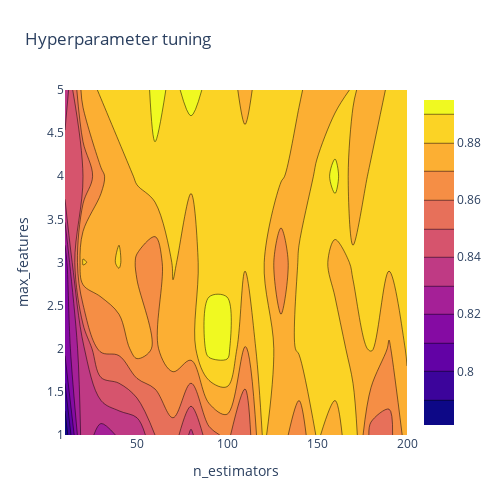

Here is the notebook cell this chart was saved with:
### Markdown cell above
### **2D Contour Plot**

Now, comes the fun part, we will be visualizing the landscape of the 2 hyperparameters that we are tuning and their influence on the accuracy score.

### Code cell
import plotly.graph_objects as go

# X and Y axes labels
layout = go.Layout(
            xaxis=go.layout.XAxis(
              title=go.layout.xaxis.Title(
              text='n_estimators')
             ),
             yaxis=go.layout.YAxis(
              title=go.layout.yaxis.Title(
              text='max_features') 
            ) )

fig = go.Figure(data = [go.Contour(z=z, x=x, y=y)], layout=layout )

fig.update_layout(title='Hyperparameter tuning', autosize=False,
                  width=500, height=500,
                  margin=dict(l=65, r=50, b=65, t=90))

fig.show()

### Figure 1 — Plotly figure (JSON) as saved in the notebook; plotly's stock layout.template omitted (floating-point values rounded to 4 significant figures)
{"data": [{"type": "contour", "x": [10, 20, 30, 40, 50, 60, 70, 80, 90, 100, 110, 120, 130, 140, 150, 160, 170, 180, 190, 200], "y": [1, 2, 3, 4, 5], "z": [[0.7812, 0.8375, 0.825, 0.8313, 0.8313, 0.85, 0.8562, 0.8375, 0.8562, 0.8625, 0.85, 0.8812, 0.875, 0.8625, 0.8812, 0.875, 0.8875, 0.8562, 0.8562, 0.875], [0.8125, 0.8375, 0.8625, 0.8625, 0.875, 0.8688, 0.875, 0.875, 0.8938, 0.8938, 0.8688, 0.8875, 0.875, 0.8812, 0.8875, 0.8875, 0.875, 0.8812, 0.8688, 0.8812], [0.8125, 0.8812, 0.875, 0.8812, 0.8688, 0.8625, 0.8812, 0.875, 0.8875, 0.8875, 0.8812, 0.8812, 0.8625, 0.8812, 0.8875, 0.875, 0.8812, 0.8875, 0.8812, 0.8812], [0.85, 0.85, 0.8688, 0.875, 0.8812, 0.8875, 0.8812, 0.8812, 0.8875, 0.8875, 0.8875, 0.8875, 0.8812, 0.875, 0.8812, 0.8938, 0.875, 0.8812, 0.8812, 0.8875], [0.8313, 0.875, 0.8812, 0.8875, 0.8812, 0.8938, 0.8875, 0.8938, 0.8875, 0.8875, 0.875, 0.8875, 0.8875, 0.8812, 0.875, 0.875, 0.8812, 0.875, 0.8812, 0.8812]]}], "layout": {"autosize": false, "height": 500, "margin": {"b": 65, "l": 65, "r": 50, "t": 90}, "title": {"text": "Hyperparameter tuning"}, "width": 500, "xaxis": {"title": {"text": "n_estimators"}}, "yaxis": {"title": {"text": "max_features"}}}}
